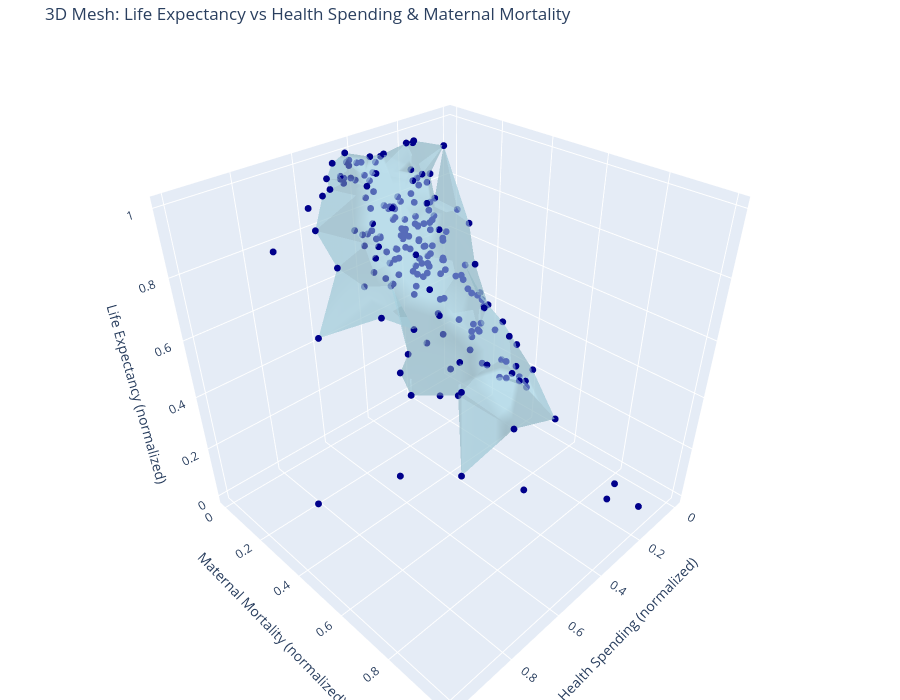

Here is the notebook cell this chart was saved with:
### Code cell
### 3D Mesh Plot for Visualizing Health Indicator Interaction
# This Jupyter Notebook cell uses Plotly to create a 3D mesh to visualize how
# health_exp (x-axis), maternal_mortality (y-axis), and life_expect (z-axis)
# interact across countries.

import pandas as pd
import plotly.graph_objects as go
from sklearn.preprocessing import MinMaxScaler

# ---------------------------------------------
# Step 1: Load and prepare the data
# ---------------------------------------------
df = pd.read_csv("cleaned_world_health_data.csv")
df_country = df[df["entity_type"] == "country"].copy()
df_latest = df_country.sort_values("year").groupby("country").tail(1)

# Drop rows with missing values in the selected indicators
plot_df = df_latest.dropna(subset=["health_exp", "maternal_mortality", "life_expect"]).copy()

# Normalize for visual clarity (optional)
scaler = MinMaxScaler()
plot_df[["health_exp", "maternal_mortality", "life_expect"]] = scaler.fit_transform(
    plot_df[["health_exp", "maternal_mortality", "life_expect"]]
)

# Extract values
x = plot_df["health_exp"].values
y = plot_df["maternal_mortality"].values
z = plot_df["life_expect"].values

# ---------------------------------------------
# Step 2: Generate 3D Mesh Plot
# ---------------------------------------------
fig = go.Figure(data=[
    go.Mesh3d(
        x=x,
        y=y,
        z=z,
        color='lightblue',
        opacity=0.5,
        alphahull=6,
        name='Health Surface'
    ),
    go.Scatter3d(
        x=x,
        y=y,
        z=z,
        mode='markers',
        marker=dict(size=4, color='darkblue'),
        text=plot_df["country"],
        name='Countries'
    )
])

fig.update_layout(
    scene=dict(
        xaxis_title='Health Spending (normalized)',
        yaxis_title='Maternal Mortality (normalized)',
        zaxis_title='Life Expectancy (normalized)'
    ),
    title="3D Mesh: Life Expectancy vs Health Spending & Maternal Mortality",
    height=700,
    margin=dict(l=0, r=0, t=40, b=0)
)

fig.show()

### Figure 1 — Plotly figure (JSON) as saved in the notebook; plotly's stock layout.template omitted (floating-point values rounded to 4 significant figures; data arrays with more than 128 entries replaced by an {"elided": "..."} marker saying what was removed)
{"data": [{"alphahull": 6, "color": "lightblue", "name": "Health Surface", "opacity": 0.5, "type": "mesh3d", "x": {"elided": "197 float values"}, "y": {"elided": "197 float values"}, "z": {"elided": "197 float values"}}, {"marker": {"color": "darkblue", "size": 4}, "mode": "markers", "name": "Countries", "text": {"elided": "197 str values"}, "type": "scatter3d", "x": {"elided": "197 float values"}, "y": {"elided": "197 float values"}, "z": {"elided": "197 float values"}}], "layout": {"height": 700, "margin": {"b": 0, "l": 0, "r": 0, "t": 40}, "scene": {"xaxis": {"title": {"text": "Health Spending (normalized)"}}, "yaxis": {"title": {"text": "Maternal Mortality (normalized)"}}, "zaxis": {"title": {"text": "Life Expectancy (normalized)"}}}, "title": {"text": "3D Mesh: Life Expectancy vs Health Spending & Maternal Mortality"}}}
